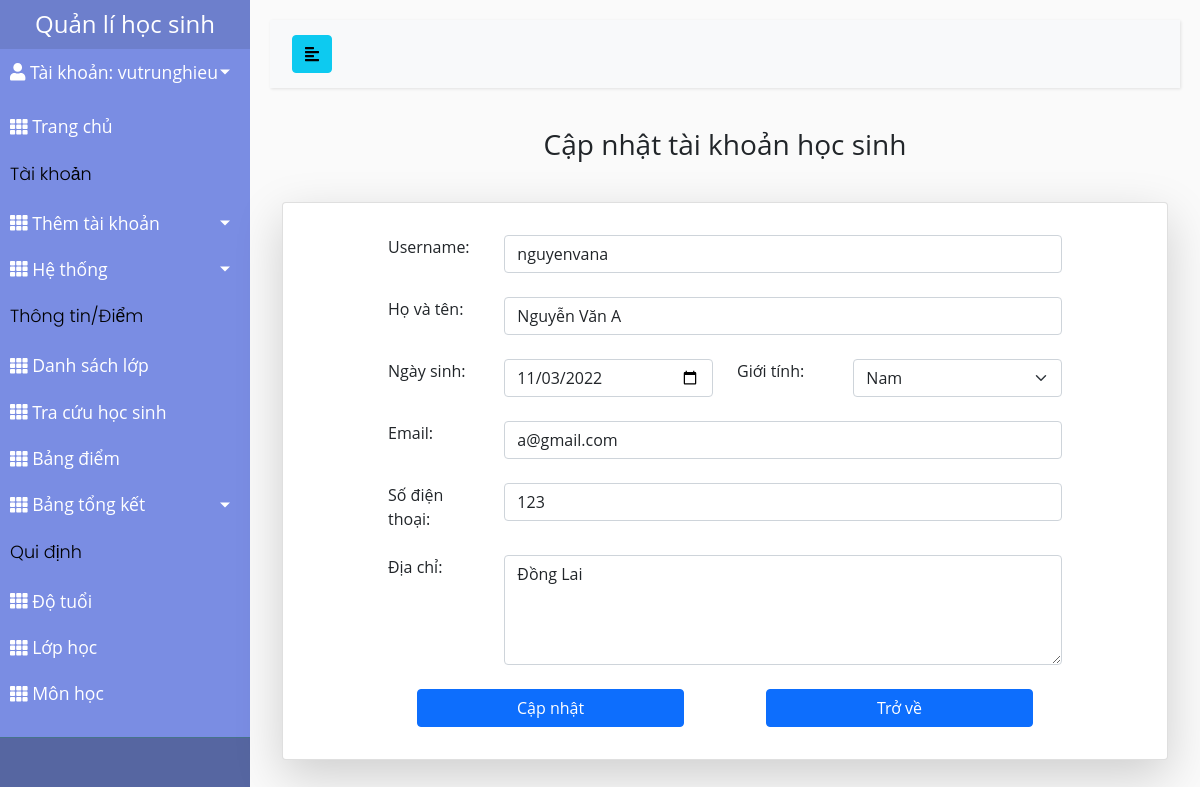
The app's page /danhsachtaikhoanHS/capnhat/1 (signed in) with its own data.
### studentMan/models.py (models this page shows)
class CustomUser(AbstractUser):
    USER_TYPE = (('1', "Admin"), ('2', "Teacher"), ('3', "Student"))
    SEX_CATELOGY = [("1", "Nam"), ("0", "Nữ")]
    now = datetime.now().strftime('%Y-%m-%d')
    username = models.CharField(max_length=200, unique=True)
    role = models.CharField(default='1', choices=USER_TYPE, max_length=1)
    is_active = models.BooleanField(default=True)
    is_staff = models.BooleanField(default=False)
    is_superuser = models.BooleanField(default=False)
    name = models.CharField(default='', max_length=200)
    dateOfBirth = models.DateTimeField(default=datetime.strptime(now,'%Y-%m-%d'))
    sex = models.CharField(default='1', choices=SEX_CATELOGY,max_length=1)
    phone = models.CharField(default='', max_length=20)
    email = models.EmailField(default='')
    address = models.TextField(default='')
    USERNAME_FIELD = "username"
    REQUIRED_FIELDS = []
    objects = CustomUserManager()
    def __str__(self):
        return self.username

### studentMan/decorators.py (the view)
        def wrapper_func(request, *args, **kwargs):
            role = CustomUser.objects.get(username=request.user.username).role
            if role:
                role = CustomUser.USER_TYPE[int(role) - 1][1]
            if role in allowed_roles:
                return view_func(request, *args, **kwargs)
            else:
                return HttpResponse('You are not authorized to view this page')

### studentMan/context_processors.py (called while the page is built)
def get_role(request):
    user = CustomUser.objects.filter(username=request.user.username)
    role = ""
    if len(user) != 0:
        role = CustomUser.USER_TYPE[int(user[0].role) - 1][1]
    return {'role': role}

### studentMan/templates/admin_template/capNhatHS.html (shortened to what this page needs)
{% extends 'studentMan/base.html' %}
{% load static %}
{% block content %}
    <h3 class="label">Cập nhật tài khoản học sinh</h3>
    <div class="card card-body shadow-lg">
        <div class="jus_center row">
            <form role="form" method="POST" enctype="multipart/form-data" class="col-lg-10">
                <div class="card-body">
                    <div class="form-group row jus_center">
                        <div for='username_user' class="col-lg-2">
                            Username:
                        </div>
                        <div class="col-lg-10">
                        {{form.username}}
                        </div>
                    </div>
                    <br>
                    <div class="form-group row jus_center">
                        <div for='name_user' class="col-lg-2">
                            Họ và tên:
                        </div>
                        <div class="col-lg-10">
                        {{form.name}}
                        </div>
                    </div>
                    <br>
                    <div class="form-group row jus_center">
                        <div class='col-lg-6'>
                            <div class='row'>
                                <div for='datepicker' class="col-lg-4">
                                    Ngày sinh:
                                </div>
                                <div class="col-lg-8">
                                    {{form.dateOfBirth}}
                                </div>
                            </div>
                        </div>
                        <div class='col-lg-6'>
                            <div class='row'>
                                <div for='sex_user' class="col-lg-4">
                                    Giới tính:
                                </div>
                                <div class="col-lg-8">
                                    {{form.sex}}
                                </div>
                            </div>
                        </div>
                    </div>
                    <br>
                    <div class="form-group row jus_center">
                        <div for='email_user' class="col-lg-2">
                            Email:
                        </div>
                        <div class="col-lg-10">
                        {{form.email}}
                        </div>
                    </div>
                    <br>
                    <div class="form-group row jus_center">
                        <div for='phone_user' class="col-lg-2">
                            Số điện thoại:
                        </div>
                        <div class="col-lg-10">
                        {{form.phone}}
                        </div>
                    </div>
                    <br>
                    <div class="form-group row jus_center">
                        <div for='address_user' class="col-lg-2">
                            Địa chỉ:
                        </div>
                        <div class="col-lg-10">
                        {{form.address}}
                        </div>
                    </div>
                    <br>
                    <div class="form-group row jus_space-around ">
                        <div class="col-lg-5">
                            <button type="submit" onclick="return confirm('Xác nhận cập nhật lớp học ?')" class="btn btn-primary btn-block" style="width: 100%;">
                                Cập nhật
                            </button>
                        </div>
                        <div class="col-lg-5">
                            <a href="{% url 'dsTaiKhoanHS' %}" class="btn btn-primary" style="width: 100%;">Trở về</a>
                        </div>
                    </div>
                </div>
            </form>
        </div>
    </div>
{% endblock content %}

### studentMan/templates/studentMan/sidebar_template.html (shortened to what this page needs)
{% load static %}
<aside>
    <div class="sidebar-header" style="padding: 10px 20px">
        <a href="{% url 'admin_home' %}" class="brand-link">
            <h4 class="HEADER" style="margin: 0">Quản lí học sinh</h4>
        </a>
    </div>
    <link rel="stylesheet" href="{% static './css/roles.css' %}">
    <nav>
        <ul class="list-unstyled components">
            <li class="info">
                <a href="#profileMunu" data-toggle="collapse" aria-expanded="false" class="dropdown-toggle mb-2">
                    <i class="nav-icon fas fa-user"></i>
                    Tài khoản: {{user}}
                </a>
            </li>
            {% if role == 'Admin' %}
                <li>
                    {% url 'admin_home' as admin_home %}
                    <a href="{{ admin_home }}" class="{% if admin_home == request.path %} active {% endif %}">
                        <i class="nav-icon fas fa-th"></i>
                        <span>
                            Trang chủ
                        </span>
                    </a>
                </li>
                <div class="sidebar-content"><p>Tài khoản</p></div>
                <li>
                    <a href="#accountSubmenu" data-toggle="collapse" aria-expanded="false" class="dropdown-toggle">
                        <i class="nav-icon fas fa-th"></i>
                        <span>
                            Thêm tài khoản
                        </span>
                    </a>
                </li>
                <li>
                    <a href="#listAccountSubmenu" data-toggle="collapse" aria-expanded="false" class="dropdown-toggle">
                        <i class="nav-icon fas fa-th"></i>
                            <span>Hệ thống</span>
                    </a>
                </li>
            {% endif %}
            <div class="sidebar-content"><p>Thông tin/Điểm</p></div>
            {% if role == 'Admin' or role == 'Teacher' %}
                <li>
                    {% url 'dsLop' as dsLop %}
                    <a href="{{ dsLop }}" class="{% if dsLop == request.path %} active {% endif %}">
                        <i class="nav-icon fas fa-th"></i>
                        <span>Danh sách lớp</span>
                    </a>
                </li>
            {%endif%}
            {% if role == 'Admin' or role == 'Teacher' %}
                <li>
                    {% url 'chonNienKhoaTraCuu' as chonNienKhoaTraCuu %}
                    <a href="{{ chonNienKhoaTraCuu }}"
                        class="{% if chonNienKhoaTraCuu == request.path %} active {% endif %}">
                        <i class="nav-icon fas fa-th"></i>
                        <span>
                    Tra cứu học sinh
                </span>
                    </a>
                </li>
            {% endif %}
            {% if role == 'Admin' %}
                <li>
                    {% url 'bangDiem' as bangDiem %}
                    <a href="{{ bangDiem }}"
                        class="{% if bangDiem == request.path %} active {% endif %}">
                        <i class="nav-icon fas fa-th"></i>
                        <span>
                        Bảng điểm
                    </span>
                    </a>
                </li>
            {%endif%}
            {% if role == 'Admin' %}
            <li>
                <a href="#summarySubmenu" data-toggle="collapse" aria-expanded="false" class="dropdown-toggle">
                    <i class="nav-icon fas fa-th"></i>
                    <span>
                    Bảng tổng kết
                </span>
                </a>
            </li>
            {%endif%}
            {% if role == 'Admin' %}
                <div class="sidebar-content"><p>Qui định</p></div>
                <li class="nav-item">
                    {% url 'quanLiTuoi' as quan_li_do_tuoi %}
                    <a href="{{ quan_li_do_tuoi }}"
                        class="{% if quan_li_do_tuoi == request.path %} active {% endif %}">
                        <i class="nav-icon fas fa-th"></i>
                        <span>Độ tuổi</span>
                    </a>
                </li>
                <li class="nav-item">
                    {% url 'quanLiLop' as quan_li_lop_hoc %}
                    <a href="{{ quan_li_lop_hoc }}"
                        class="{% if quan_li_lop_hoc == request.path %} active {% endif %}">
                        <i class="nav-icon fas fa-th"></i>
                        <span>Lớp học</span>
                    </a>
                </li>
                <li class="nav-item">
                    {% url 'quanLiMon' as quan_li_mon_hoc %}
                    <a href="{{ quan_li_mon_hoc }}"
                        class="{% if quan_li_mon_hoc == request.path %} active {% endif %}">
                        <i class="nav-icon fas fa-th"></i>
                        <span>Môn học</span>
                    </a>
                </li>
            {% endif %}
        </ul>
    </nav>
</aside>

### static/css/styles.css (style rules this page uses)
.jus_center { justify-content: center; }
.jus_space-around { justify-content: space-around; }
body { font-family: "Open Sans", sans-serif; background: #fafafa; position: relative }
p { font-family: 'Poppins', sans-serif; font-size: 1.1em; font-weight: 300; line-height: 1.7em; color: #999; }
a, a:hover, a:focus { color: inherit; text-decoration: none; transition: all 0.3s; }
#sidebar .sidebar-header { padding: 20px; background: #6d7fcc; }
#sidebar .sidebar-content { color: #000; }
#sidebar ul.components { padding: 20px 0; border-bottom: 1px solid #47748b; }
#sidebar ul p { color: #000; padding: 10px; margin-bottom: 0; }
#sidebar ul li a { padding: 10px; font-size: 1.1em; display: block; }
a[data-toggle="collapse"] { position: relative; }
.dropdown-toggle::after { display: block; position: absolute; top: 50%; right: 20px; transform: translateY(-50%); }
#content .label { text-align: center; margin-bottom: 40px; }

### static/css/roles.css (style rules this page uses)
.HEADER { text-align: center; }
.list-unstyled.components { padding-top: 0 !important; background-color: #7A8DE3FF; }

### records on screen
CustomUser: username "vutrunghieu"
CustomUser: username "nguyenvana", name "Nguyễn Văn A", dateOfBirth "11/03/2022", sex "Nam", email "a@gmail.com", phone "123", address "Đồng Lai"
